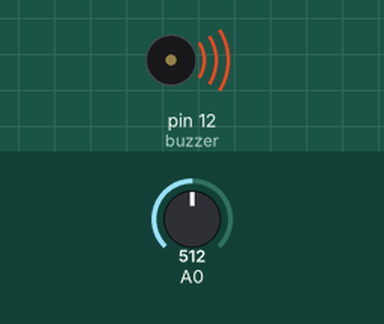
Recording of a sketch running on a simulated Arduino Uno, built with avr-gcc and run on an emulated ATmega328P. On the bench: buzzer (waves = sounding, pin HIGH). Inputs (shaded band) come from the test bench; at power-on: A0 = 512. The modem accepts every AT command (registered, SIM ready, sends succeed) and sends nothing else; what the sketch prints to the serial monitor is not drawn.

Above: at 22.2 s.
At 24.6 s:
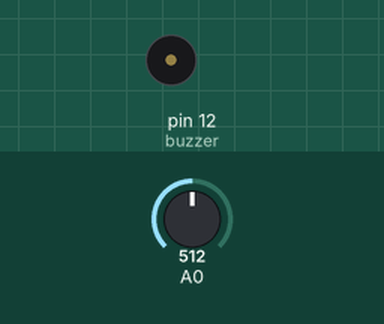
Timing chart, 0 to 28.1 s (numbered marks = the images above):
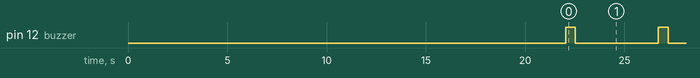

The sketch:

gsmgas.ino
```cpp
#include <SoftwareSerial.h>

SoftwareSerial mySerial(9, 10); // tx and rx of gsm module respectively
float sensorValue;
float sensorVolts;
int buzzer = 12;

void setup()
{
  pinMode(buzzer,OUTPUT);
  mySerial.begin(9600);   // Setting the baud rate of GSM Module
  Serial.begin(9600);    // Setting the baud rate of Serial Monitor (Arduino)
  delay(2000);
  mySerial.println("AT+CNMI=2,2,0,0,0");
  delay(20000);    // allow the MQ-6 to warm up
}


void loop()
{
   for(int i = 0; i < 100; i++){
      sensorValue = sensorValue + analogRead(0); // read analog input pin 0
    }
    sensorValue = sensorValue / 100; // get average reading
    sensorVolts = sensorValue/1024*5.0; //convert to voltage
    Serial.println(sensorVolts);
    if(sensorVolts > 1.20){
     digitalWrite(buzzer,HIGH);
     delay(500);
     digitalWrite(buzzer,LOW);
     SendMessage();
     delay(1000);
    }
    else{
    digitalWrite(buzzer,LOW);
    Serial.println("Have A safe Home!");
    }
}


 void SendMessage()
{
  mySerial.println("AT+CMGF=1");    //Sets the GSM Module in Text Mode
  delay(1000);  // Delay of 1000 milli seconds or 1 second
  mySerial.println("AT+CMGS=\"+919944288651\"\r"); // Replace x with mobile number
  delay(1000);
  mySerial.println("GAS Leakage Detected");// The SMS text you want to send
  delay(100);
   mySerial.println((char)26);// ASCII code of CTRL+Z
  delay(1000);
}


 void RecieveMessage()
{
  mySerial.println("AT+CNMI=2,2,0,0,0"); // AT Command to receive a live SMS
  delay(1000);
  if (Serial.available()>0)
   switch(Serial.read())
  {
    case 's':
      SendMessage();
      break;
    case 'r':
      RecieveMessage();
      break;
  }

 if (mySerial.available()>0)
   Serial.write(mySerial.read());
 }
```

Measured:
- by itself, pin 12 (buzzer): alternates HIGH for 0.50 s and LOW for 4.2 s
